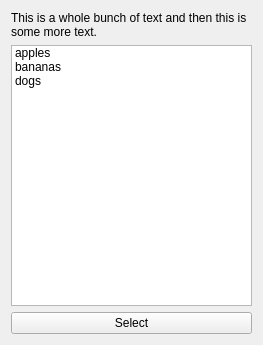
<?xml version="1.0" encoding="UTF-8"?>
<ui version="4.0">
 <class>MultiSelect</class>
 <widget class="QWidget" name="MultiSelect">
  <property name="geometry">
   <rect>
    <x>0</x>
    <y>0</y>
    <width>263</width>
    <height>345</height>
   </rect>
  </property>
  <property name="windowTitle">
   <string>Multi select</string>
  </property>
  <layout class="QGridLayout" name="main_layout">
   <item row="0" column="0">
    <widget class="QLabel" name="message">
     <property name="text">
      <string>This is a whole bunch of text and then this is some more text.</string>
     </property>
     <property name="wordWrap">
      <bool>true</bool>
     </property>
    </widget>
   </item>
   <item row="1" column="0">
    <widget class="HListWidget" name="items">
     <property name="selectionMode">
      <enum>QAbstractItemView::ExtendedSelection</enum>
     </property>
     <item>
      <property name="text">
       <string>apples</string>
      </property>
     </item>
     <item>
      <property name="text">
       <string>bananas</string>
      </property>
     </item>
     <item>
      <property name="text">
       <string>dogs</string>
      </property>
     </item>
    </widget>
   </item>
   <item row="2" column="0">
    <widget class="QPushButton" name="select">
     <property name="text">
      <string>Select</string>
     </property>
    </widget>
   </item>
  </layout>
 </widget>
 <customwidgets>
  <customwidget>
   <class>HListWidget</class>
   <extends>QListWidget</extends>
   <header location="global">hlistwidget.h</header>
   <slots>
    <slot>blah()</slot>
    <slot>redraw()</slot>
   </slots>
  </customwidget>
 </customwidgets>
 <resources/>
 <connections/>
</ui>
